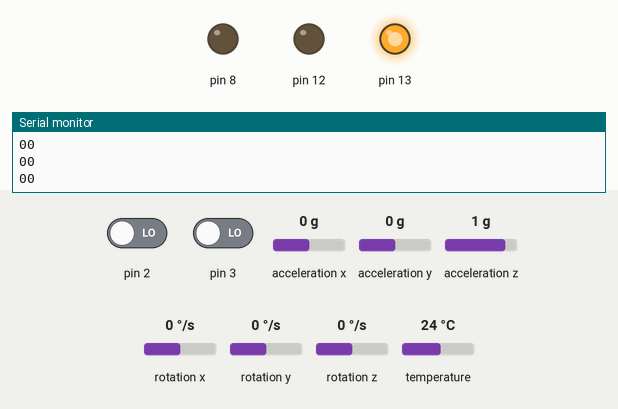
This sketch was run on a simulated Arduino Uno, built with avr-gcc and run on an emulated ATmega328P. On the bench: output pins drawn as LEDs (lit = HIGH), the last lines printed to the serial monitor. Inputs (shaded band) come from the test bench; at power-on: pin 2 LOW, pin 3 LOW, acceleration x 0 g, acceleration y 0 g, acceleration z 1 g, rotation x 0 °/s, rotation y 0 °/s, rotation z 0 °/s, temperature 24 °C. The modem accepts every AT command (registered, SIM ready, sends succeed) and sends nothing else.

Above: at 1.2 s.
1.3 s: pin 2 driven HIGH and pin 3 driven HIGH
At 2.0 s:
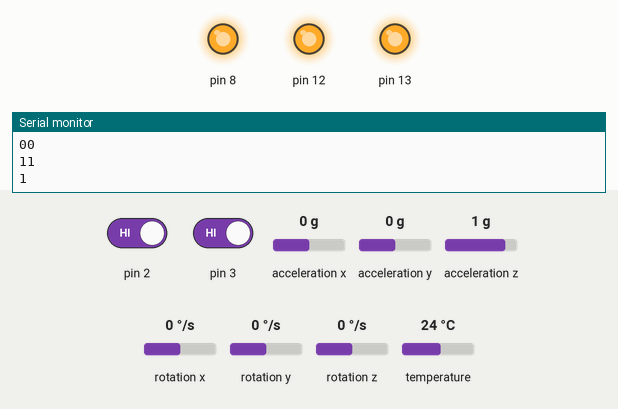
At 4.0 s:
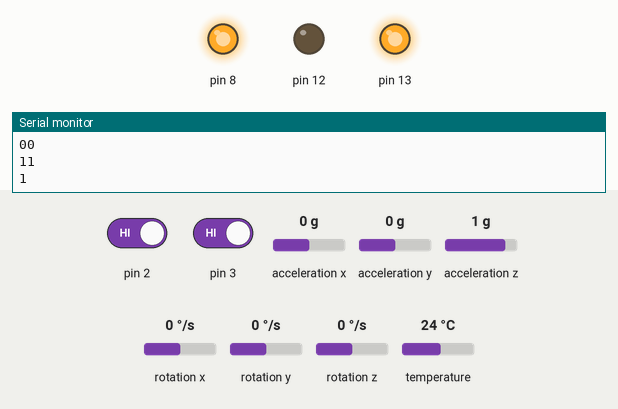
Timing chart, 0 to 48.2 s (numbered marks = the images above; inputs shaded):
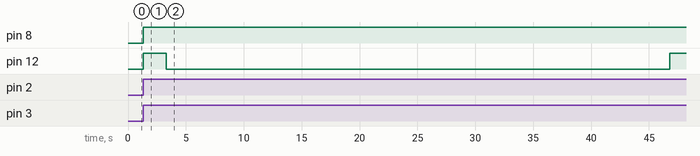

Measured:
- after the input at 1.3 s, pin 8: LOW → HIGH at once; pin 12: LOW → HIGH at once, → LOW 2.0 s later, → HIGH 43.5 s later

The sketch:

laser.ino
```cpp
//#include <Sim800l.h>
#include <Wire.h>
#include <MPU6050.h>


#include <SoftwareSerial.h>
static const uint32_t  GPSBaud = 9600;
SoftwareSerial mySerial(9, 10);
MPU6050 mpu;


unsigned long timer = 0;
float timeStep = 0.01;

// Pitch, Roll and Yaw values
float pitch = 0;
float roll = 0;
float yaw = 0;
float temp =0;

void setup() {
  // put your setup code here, to run once:
mySerial.begin(GPSBaud);
Serial.begin(9600);
pinMode(8,OUTPUT);
pinMode(2, INPUT);
pinMode(3, INPUT);
pinMode(13, OUTPUT);
digitalWrite(13,HIGH);
pinMode(12,OUTPUT);
 while(!mpu.begin(MPU6050_SCALE_2000DPS, MPU6050_RANGE_2G))
  {
    Serial.println("Could not find a valid MPU6050 sensor, check wiring!");
    delay(500);
  }

  // Calibrate gyroscope. The calibration must be at rest.
  // If you don't want calibrate, comment this line.
  mpu.calibrateGyro();

  // Set threshold sensivty. Default 3.
  // If you don't want use threshold, comment this line or set 0.
  mpu.setThreshold(3);
}

void loop() {

  int a = digitalRead(2);
  Serial.println(a);
   int b = digitalRead(3);
  Serial.print(b);
   timer = millis();

  // Read normalized values
  Vector norm = mpu.readNormalizeGyro();
  temp = mpu.readTemperature();
  // Calculate Pitch, Roll and Yaw
  pitch = pitch + norm.YAxis * timeStep;
  roll = roll + norm.XAxis * timeStep;
  yaw = yaw + norm.ZAxis * timeStep;

  // Output raw
/*  Serial.print(" Pitch = ");
  Serial.print(pitch);
  Serial.print(" Roll = ");
  Serial.print(roll);
  Serial.print(" Yaw = ");
  Serial.println(yaw);
  Serial.println(" Temperature = ");
  Serial.print(temp);
  delay(500);*/
  //delay((timeStep*1000) - (millis() - timer));
if(pitch!=0 || roll!=0 || yaw!=0)
{

 spinum();
 //Serial.println("message has sent");
 delay(1000);
  //mpu.calibrateGyro();
  pitch=0;
  roll=0;
  yaw=0;

}


 if(a==1 && b==1){

    //digitalWrite(6,HIGH);
  digitalWrite(8,HIGH);
  digitalWrite(12,HIGH);
  delay(2000);
  digitalWrite(12,LOW);
  num1();
  delay(5000);
   num2();
  delay(5000);
   num3();
  delay(5000);
   num4();
  delay(5000);
  num5();
  delay(5000);
   num6();
  }
  else
  {
    digitalWrite(8, LOW);
    digitalWrite(12, LOW);
  }
}


void num1(){
  mySerial.println("AT+CMGF=1");    //Sets the GSM Module in Text Mode
  delay(1000);  // Delay of 1000 milli seconds or 1 second
  mySerial.println("AT+CMGS=\"+919994501591\"\r"); // Replace x with mobile number
  delay(1000);
  mySerial.println("Pole interuption between  1 and 2");
  delay(1000);
   mySerial.println((char)26);// ASCII code of CTRL+Z
 // Serial.write(0x1A);
 // Serial.write(0x0D);
//  Serial.write(0x0A);
}

void num2(){
  mySerial.println("AT+CMGF=1");    //Sets the GSM Module in Text Mode
  delay(1000);  // Delay of 1000 milli seconds or 1 second
  mySerial.println("AT+CMGS=\"+919952280239\"\r"); // Replace x with mobile number
  delay(1000);
  mySerial.println("Pole interruption between 1 and 2");
  delay(1000);
   mySerial.println((char)26);// ASCII code of CTRL+Z
 // Serial.write(0x1A);
 // Serial.write(0x0D);
//  Serial.write(0x0A);
}


void num3(){
  mySerial.println("AT+CMGF=1");    //Sets the GSM Module in Text Mode
  delay(1000);  // Delay of 1000 milli seconds or 1 second
  mySerial.println("AT+CMGS=\"+919442776641\"\r"); // Replace x with mobile number
  delay(1000);
  mySerial.println("Pole interruption between 1 and 2");
  delay(1000);
   mySerial.println((char)26);// ASCII code of CTRL+Z
 // Serial.write(0x1A);
 // Serial.write(0x0D);
//  Serial.write(0x0A);
}

void num4(){
  mySerial.println("AT+CMGF=1");    //Sets the GSM Module in Text Mode
  delay(1000);  // Delay of 1000 milli seconds or 1 second
  mySerial.println("AT+CMGS=\"+918248167164\"\r"); // Replace x with mobile number
  delay(1000);
  mySerial.println("Pole interruption between 1 and 2");
  delay(1000);
   mySerial.println((char)26);// ASCII code of CTRL+Z
 // Serial.write(0x1A);
 // Serial.write(0x0D);
//  Serial.write(0x0A);
}

void num5(){
  mySerial.println("AT+CMGF=1");    //Sets the GSM Module in Text Mode
  delay(1000);  // Delay of 1000 milli seconds or 1 second
  mySerial.println("AT+CMGS=\"+919943952740\"\r"); // Replace x with mobile number
  delay(1000);
  mySerial.println("Pole interruption between 1 and 2");
  delay(1000);
   mySerial.println((char)26);// ASCII code of CTRL+Z
 // Serial.write(0x1A);
 // Serial.write(0x0D);
//  Serial.write(0x0A);
}

void num6(){
  mySerial.println("AT+CMGF=1");    //Sets the GSM Module in Text Mode
  delay(1000);  // Delay of 1000 milli seconds or 1 second
  mySerial.println("AT+CMGS=\"+919597210395\"\r"); // Replace x with mobile number
  delay(1000);
  mySerial.println("Pole interruption between 1 and 2");
  delay(1000);
   mySerial.println((char)26);// ASCII code of CTRL+Z
 // Serial.write(0x1A);
 // Serial.write(0x0D);
//  Serial.write(0x0A);
}

void spinum(){

  mySerial.println("AT+CMGF=1");    //Sets the GSM Module in Text Mode
  delay(1000);  // Delay of 1000 milli seconds or 1 second
  mySerial.println("AT+CMGS=\"+919994501591\"\r"); // Replace x with mobile number
  delay(1000);
  mySerial.println("pole falls due to some external factors. It may be an Elephant too");
  delay(1000);
   mySerial.println((char)26);// ASCII code of CTRL+Z
}
```
